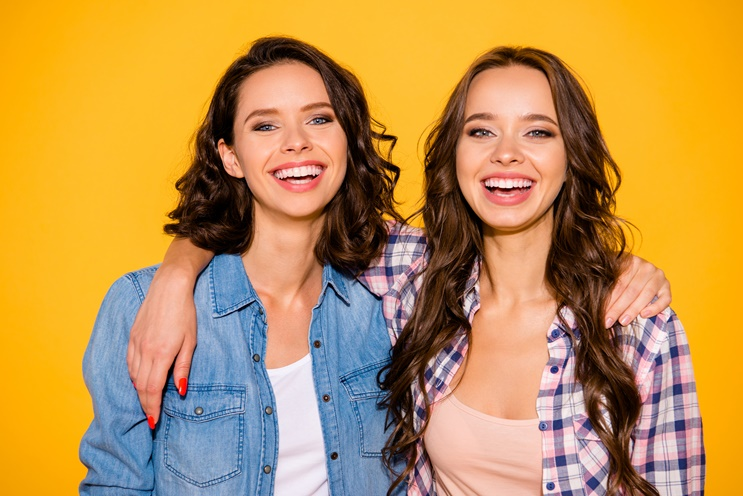
#> input picture Face Detection/data/image/face_07.jpg, 743 x 496 px, found by its file name
$ jupyter execute Image_Face_Detection_Haarcascade.ipynb   (shell and % lines are left out)
#> lines starting #> are read from the running program, lines starting #| are printed output that depends on the picture; after the words box and inside, x2 and y2 are one past the last pixel; in counts of white or black regions, pixels touching at a corner belong together
<a href="https://colab.research.google.com/github/Byeon-MJ/Computer_Vision_Project/blob/main/Image_Face_Detection_Haarcascade.ipynb" target="_parent"></a>

[cell 1]
# Drive mount
from google.colab import drive
drive.mount('/content/gdrive')

[cell 2]
# git에서 dataset 다운로드

[cell 3]
# haarcascasdes의 xml파일 drive로 복사
print('folder copy complete!!')

[cell 4]
# 다운받은 파일 삭제

[cell 5]
# 모듈 임포트
import cv2
from google.colab.patches import cv2_imshow
import numpy as np

[cell 6]
print('OpenCV version:')
print(cv2.__version__)

[cell 7]
# 원본 이미지 Display
img = cv2.imread('/content/gdrive/MyDrive/CV/Face Detection/data/image/face_07.jpg')
#> img is the input picture: shape (496, 743, 3); mean B, G, R 79.6, 147, 192
print('width: {} pixels'.format(img.shape[1]))
#| width: 743 pixels
print('height: {} pixels'.format(img.shape[0]))
#| height: 496 pixels
print('channels: {}'.format(img.shape[2]))
#| channels: 3

(height, width) = img.shape[:2]
#> height = 496; width = 743
print('# # # # Original Image # # # #')
cv2_imshow(img)

[cell 8]
# haarcascade module 위치 정의

# 얼굴을 인식하는 feature
face_cascade_name = '/content/gdrive/MyDrive/CV/Face Detection/data/haarcascades/haarcascade_frontalface_alt.xml'

# 눈을 인식하는 feature
eyes_cascade_name = '/content/gdrive/MyDrive/CV/Face Detection/data/haarcascades/haarcascade_eye_tree_eyeglasses.xml'

[cell 9]
# face_cascade 인스턴트 생성
face_cascade = cv2.CascadeClassifier()

[cell 10]
# eyes_cascade 인스턴트 생성
eyes_cascade = cv2.CascadeClassifier()

[cell 11]
# cascade 파일 로드
if not face_cascade.load(cv2.samples.findFile(face_cascade_name)):
    print('- -(!)Error loading face cascade')
    exit(0)

if not eyes_cascade.load(cv2.samples.findFile(eyes_cascade_name)):
    print('- -(!)Error loading eyes cascade')
    exit(0)

[cell 12]
# width size 지정
frame_width = 700

[cell 13]
# Face Detection & Display 함수 정의
def detectAndDisplay(frame):
    # frame_width 에 맞춰 image resize
    (height, width) = frame.shape[:2]
#> height = 496; width = 743
    ratio = frame_width / width
#> ratio = 0.942
    dimension = (frame_width, int(height * ratio))
#> dimension = (700, 467)
    frame = cv2.resize(frame, dimension, interpolation = cv2.INTER_AREA)

    # 채널이 많으면 인식율이 떨어짐으로 하나의 채널(GRAY)로 변환
    frame_gray = cv2.cvtColor(frame, cv2.COLOR_BGR2GRAY)
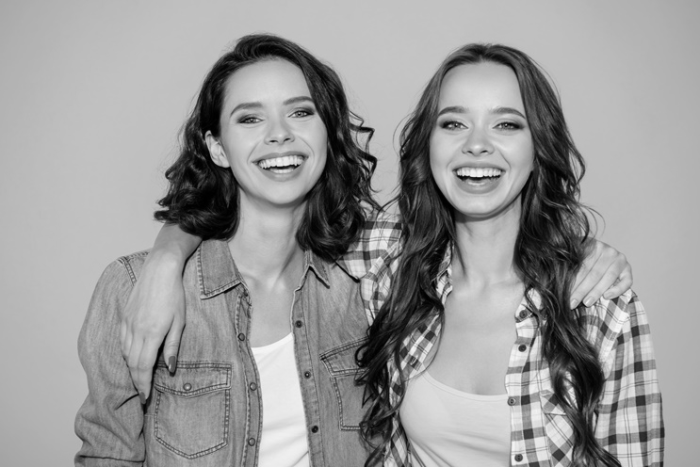
#> frame_gray: shape (467, 700); min 0, max 247, mean 152.8
    frame_gray = cv2.equalizeHist(frame_gray)
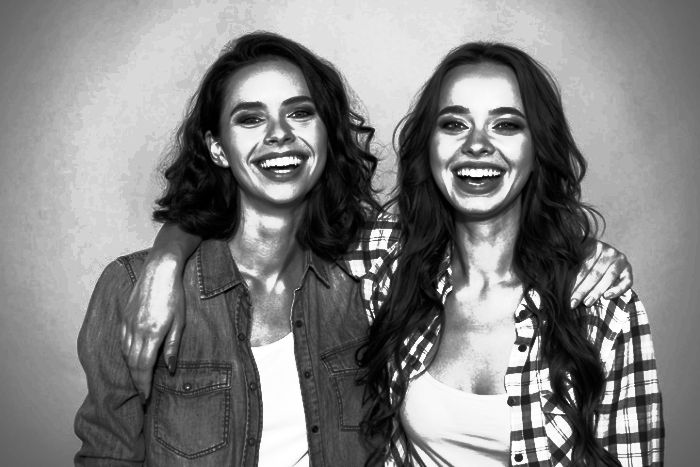
#> frame_gray: shape (467, 700); min 0, max 255, mean 129.3

    # faces detection 한다.
    faces = face_cascade.detectMultiScale(frame_gray)
#> faces = [[210, 64, 130, 130], [413, 71, 133, 133]]
    for (x, y, w, h) in faces:
        center = (x + w//2, y + h //2)
        # detection 된 얼굴에 사각형을 그리기
        frame = cv2.rectangle(frame, (x, y), (x+w, y+h), (0, 255, 0), 4)
        # frame_gray에서 방금 그린 얼굴 사각형 영역만 가져오기(faceROI)
        faceROI = frame_gray[y:y+h, x:x+w]
        # faceROI에서 eyes을 detection
        eyes = eyes_cascade.detectMultiScale(faceROI)

        for(x2, y2, w2, h2) in eyes:
            eye_center = (x + x2 + w2//2, y + y2 + h2//2)
            radius = int(round((w2 + h2) * 0.25)) # 반지름 계산
            # detection 된 눈에 원을 그리기
            frame = cv2.circle(frame, eye_center, radius, (255, 0, 0), 4)
#> this loop made 2 passes
#> (x, y, w, h, center) on pass 1: (210, 64, 130, 130, (275, 129))
#> (x, y, w, h, center, eyes) on pass 2: (413, 71, 133, 133, (479, 137), [[76, 40, 33, 33]])
#> pass 1, in detectAndDisplay, `frame = cv2.rectangle(frame, (x, y), (x+w, y+h), (0, 255, 0), 4)`:
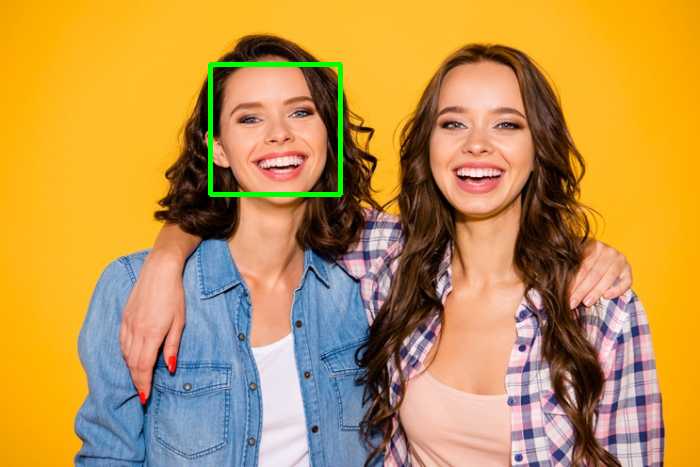
#> frame: shape (467, 700, 3); mean of channels 0, 1, 2 79.3, 148.5, 191.1; drawn as B, G, R
#> pass 1, in detectAndDisplay, `faceROI = frame_gray[y:y+h, x:x+w]`:
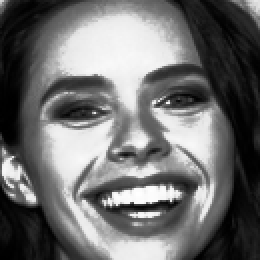
#> faceROI: shape (130, 130) (shown 2 times larger); min 0, max 255, mean 110.7
#> pass 2, in detectAndDisplay, `frame = cv2.rectangle(frame, (x, y), (x+w, y+h), (0, 255, 0), 4)`:
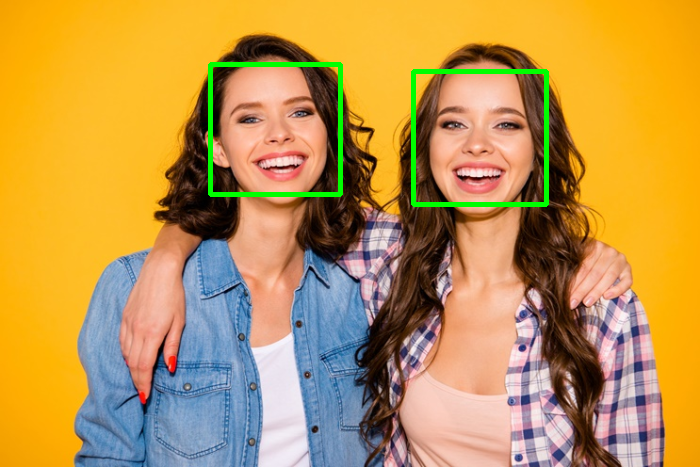
#> frame: shape (467, 700, 3); 0.81% of pixels changed, all inside (x1, y1, x2, y2) = (411, 69, 549, 207); drawn as B, G, R
#> pass 2, in detectAndDisplay, `faceROI = frame_gray[y:y+h, x:x+w]`:
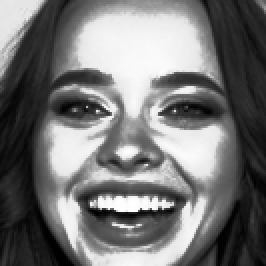
#> faceROI: shape (133, 133) (shown 2 times larger); min 0, max 255, mean 117.6
#> after the loop:
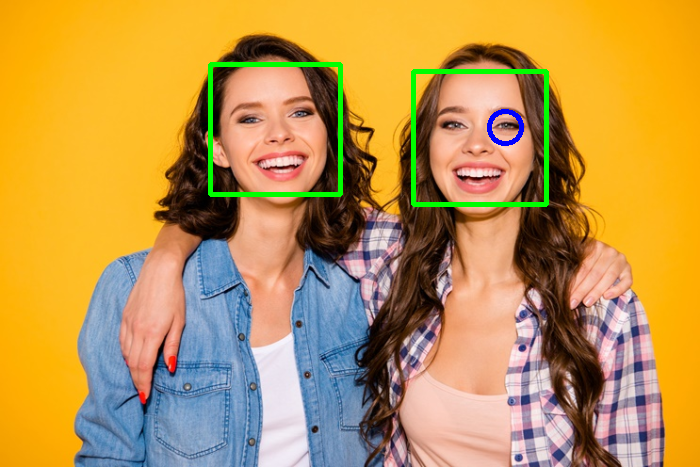
#> frame: shape (467, 700, 3); 0.16% of pixels changed, all inside (x1, y1, x2, y2) = (487, 109, 524, 146); drawn as B, G, R

    print('# # # # Face detection(haarcascade) # # # #')

    # 이미지 diplay
    cv2_imshow(frame)

$ run again, with Face Detection/data/image/face_01.jpg copied over Face Detection/data/image/face_07.jpg
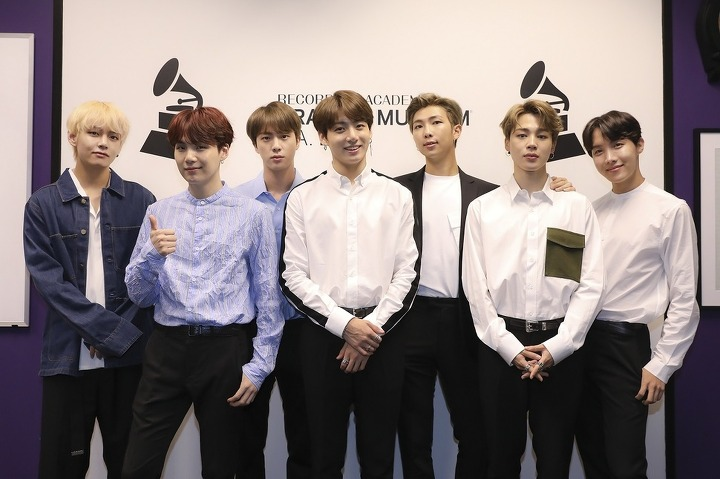
#> input picture Face Detection/data/image/face_01.jpg, 720 x 479 px, found by its file name
#> img is the input picture: shape (479, 720, 3); mean B, G, R 127.8, 128.1, 138.4
#| width: 720 pixels
#| height: 479 pixels
#| channels: 3
#> in detectAndDisplay, `frame_gray = cv2.equalizeHist(frame_gray)`:
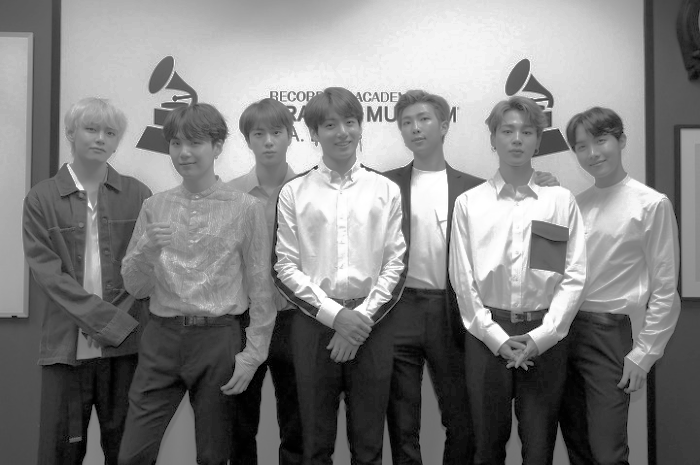
#> frame_gray: shape (465, 700); min 0, max 255, mean 128.7
#> faces = [[394, 102, 47, 47], [493, 112, 49, 49], [246, 117, 45, 45], [76, 112, 49, 49], [162, 126, 49, 49], [318, 107, 46, 46]]
#> the loop in detectAndDisplay, `for (x, y, w, h) in faces:` made 6 passes
#> (x, y, w, h, center) on passes 1 to 6: (394, 102, 47, 47, (417, 125)), (493, 112, 49, 49, (517, 136)), (246, 117, 45, 45, (268, 139)), (76, 112, 49, 49, (100, 136)), (162, 126, 49, 49, (186, 150)), (318, 107, 46, 46, (341, 130))
#> after the loop in detectAndDisplay, `for (x, y, w, h) in faces:`:
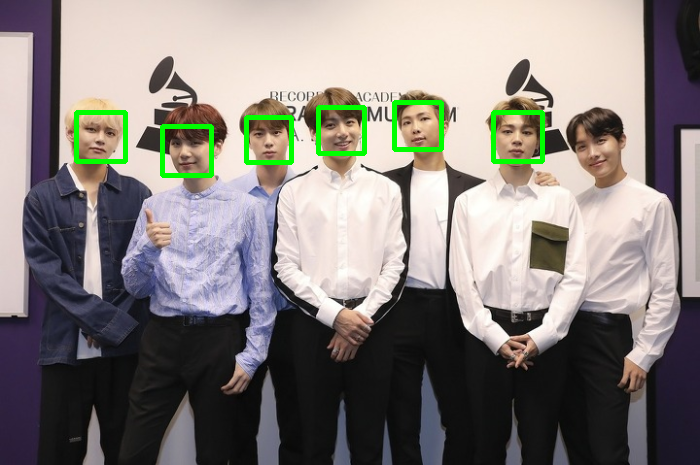
#> frame: shape (465, 700, 3); mean of channels 0, 1, 2 125.6, 130, 135.5; drawn as B, G, R

$ run again, with Face Detection/data/image/face_02.jpg copied over Face Detection/data/image/face_07.jpg
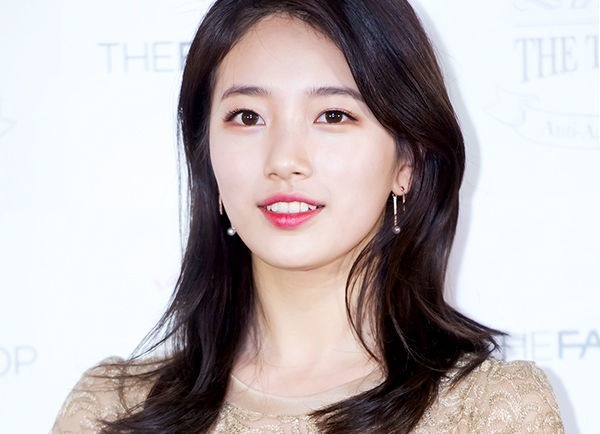
#> input picture Face Detection/data/image/face_02.jpg, 600 x 434 px, found by its file name
#> img is the input picture: shape (434, 600, 3); mean B, G, R 180.7, 179.7, 187.9
#| width: 600 pixels
#| height: 434 pixels
#| channels: 3
#> faces = [[212, 41, 256, 256]]
#> the loop in detectAndDisplay, `for (x, y, w, h) in faces:` made 1 pass
#> (x, y, w, h, center, eyes) on pass 1: (212, 41, 256, 256, (340, 169), [[49, 70, 55, 55], [149, 69, 55, 55]])
#> pass 1, in detectAndDisplay, `faceROI = frame_gray[y:y+h, x:x+w]`:
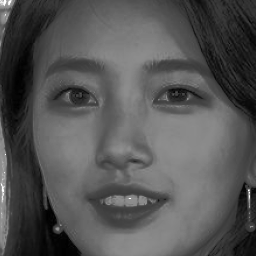
#> faceROI: shape (256, 256); min 0, max 255, mean 84.9
#> after the loop in detectAndDisplay, `for (x, y, w, h) in faces:`:
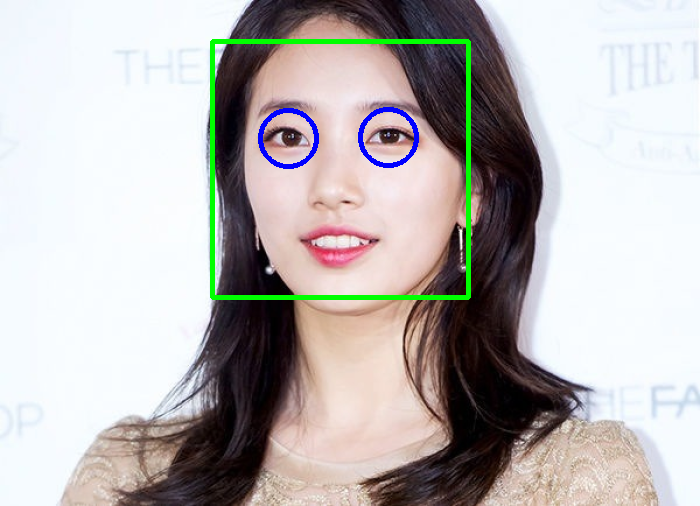
#> frame: shape (506, 700, 3); mean of channels 0, 1, 2 179.4, 180.7, 184.9; drawn as B, G, R

$ run again, with Face Detection/data/image/face_03.jpg copied over Face Detection/data/image/face_07.jpg
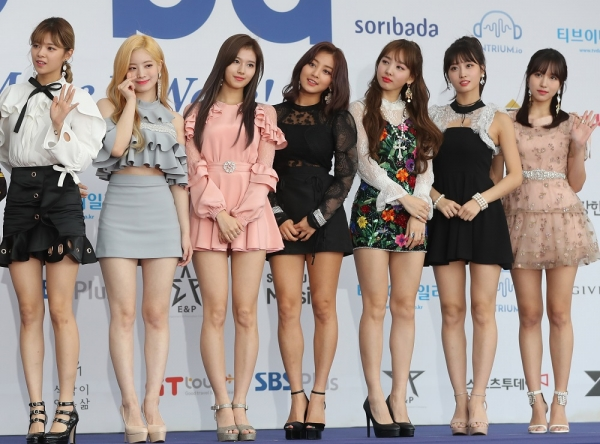
#> input picture Face Detection/data/image/face_03.jpg, 600 x 444 px, found by its file name
#> img is the input picture: shape (444, 600, 3); mean B, G, R 139.6, 144, 156.9
#| width: 600 pixels
#| height: 444 pixels
#| channels: 3
#> faces = [[261, 57, 45, 45], [27, 36, 49, 49], [518, 60, 47, 47], [141, 58, 49, 49], [432, 57, 49, 49], [611, 70, 50, 50]]
#> the loop in detectAndDisplay, `for (x, y, w, h) in faces:` made 6 passes
#> (x, y, w, h, center) on passes 1 to 6: (261, 57, 45, 45, (283, 79)), (27, 36, 49, 49, (51, 60)), (518, 60, 47, 47, (541, 83)), (141, 58, 49, 49, (165, 82)), (432, 57, 49, 49, (456, 81)), (611, 70, 50, 50, (636, 95))
#> after the loop in detectAndDisplay, `for (x, y, w, h) in faces:`:
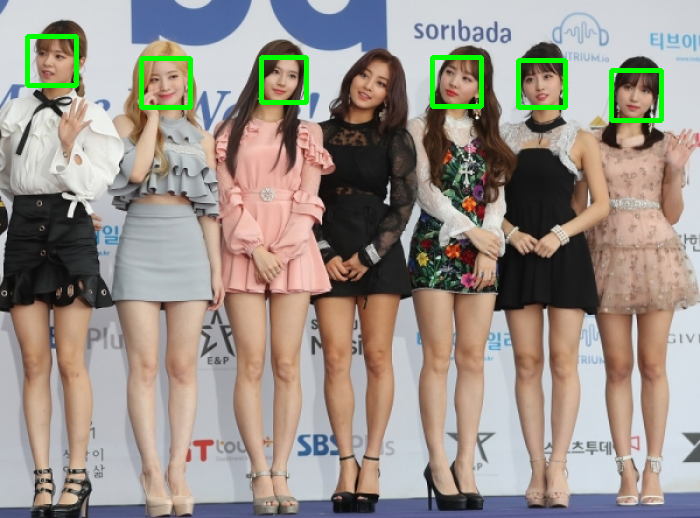
#> frame: shape (518, 700, 3); mean of channels 0, 1, 2 137.8, 146.1, 154.7; drawn as B, G, R
